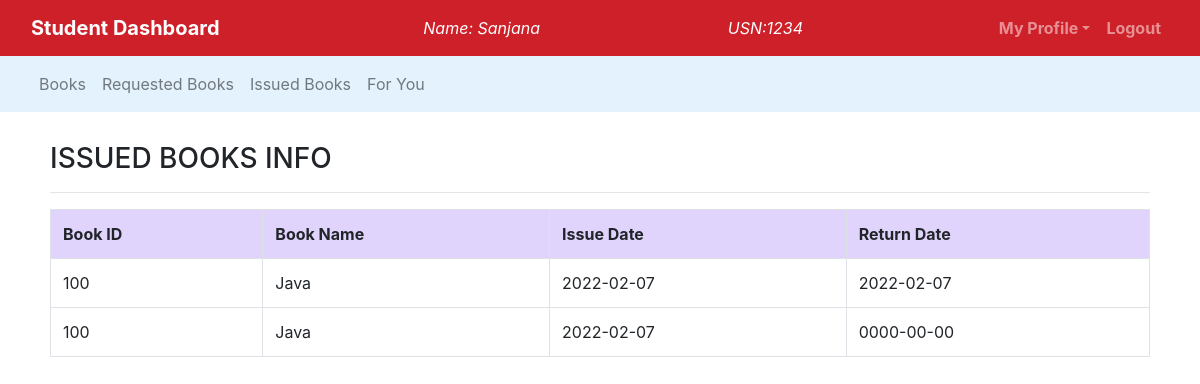
Page /student/issue_info.php (signed in) on the committed database.
### tables this page shows
CREATE TABLE `issue_book` (
  `id` int(50) NOT NULL,
  `usn` varchar(50) NOT NULL,
  `bookid` varchar(50) NOT NULL,
  `issue_date` date NOT NULL,
  `return_date` date NOT NULL
);

CREATE TABLE `books` (
  `id` int(5) NOT NULL,
  `bookid` varchar(50) NOT NULL,
  `book_name` varchar(50) NOT NULL,
  `author_name` varchar(50) NOT NULL,
  `pub_name` varchar(50) NOT NULL,
  `pub_year` varchar(50) NOT NULL,
  `copies` varchar(50) NOT NULL,
  `books_image` varchar(500) NOT NULL,
  `c_name` varchar(50) NOT NULL
);

### student/issue_info.php (the view, shortened to what this page needs)
<?php
  $connection = mysqli_connect("localhost","root","");
?>
<!DOCTYPE html>
<html lang="en">
<head>
    <link rel="stylesheet" type="text/css" href="../bootstrap-4.4.1/css/bootstrap.min.css">
</head>
<body>
<nav id="lms" class="navbar navbar-expand-lg navbar-dark ">
		<div class="container-fluid">
			<div class="navbar-header">
				<a class="navbar-brand" href="student_dashboard.php"><b>Student Dashboard</b></a>
			</div>
			<font style="color: white"><span><em>Name: <?php echo $_SESSION['name'];?></em></span></font>
			<font style="color: white"><span><em>USN:<?php echo $_SESSION['usn'];?></em></span></font>
			<ul class="nav navbar-nav navbar-right">
				<li class="nav-item dropdown">
					<a class="nav-link dropdown-toggle" data-toggle="dropdown"><b>My Profile</b></a>
				</li>
				<li class="nav-item"><a class="nav-link" href="logout.php"><b>Logout</b></a></li>
			</ul>
		</div>
	</nav>
	<nav class="navbar navbar-expand-lg navbar-light" style="background-color: #e3f2fd">
	<div class="container-fluid">
		<ul class="nav navbar-nav navbar-center">
			<li class="nav-item">
				<a href="book_info.php" class="nav-link">Books</a>
			</li>
			<li class="nav-item">
				<a href="request.php" class="nav-link">Requested Books</a>
			</li>
			<li class="nav-item">
				<a href="issue_info.php" class="nav-link">Issued Books</a>
			</li>
			<li class="nav-item ">
                   <a href="fyp.php"class="nav-link ">For You</a>
            </li>
		</ul>
	</div>
</nav>
<div  style = "margin: 30px 50px 10px 50px"><h3>ISSUED BOOKS INFO<hr></h3>
<?php
        $res = mysqli_query($connection,"select issue_book.bookid,issue_book.issue_date,issue_book.return_date,books.book_name
                                         from issue_book,books where issue_book.bookid=books.bookid and issue_book.usn='$_SESSION[usn]'");
        if(mysqli_num_rows($res)==0)
		{
			echo "No Books Issued";
		}
        else
        {
        echo "<table class='table table-bordered'>";
        echo "<tr style='background-color: #a07ef954'>";
        echo "<th>"; echo "Book ID"; echo "</th>";
        echo "<th>"; echo "Book Name"; echo "</th>";
        echo "<th>"; echo "Issue Date"; echo "</th>";
        echo "<th>"; echo "Return Date"; echo "</th>";
        echo "</tr>";
        while($row = mysqli_fetch_assoc($res)){
            echo "<tr>";
            echo "<td>"; echo $row["bookid"]; echo "</td>";
            echo "<td>"; echo $row["book_name"]; echo "</td>";
            echo "<td>"; echo $row["issue_date"]; echo "</td>";
            echo "<td>"; echo $row["return_date"]; echo "</td>";
            echo "</tr>";
        }
        echo "</table>";
        }
?>
  </div>
</body>
</html>

### student/issue_info.php (style rules this page uses)
#lms { background-color: #ce2029; }

### rows in the picture
issue_book: bookid "100", books.book_name "Java", issue_date "2022-02-07", return_date "2022-02-07"
issue_book: bookid "100", books.book_name "Java", issue_date "2022-02-07", return_date "0000-00-00"

### other values in the picture
$_SESSION['name'] "Sanjana"
$_SESSION['usn'] "1234"
